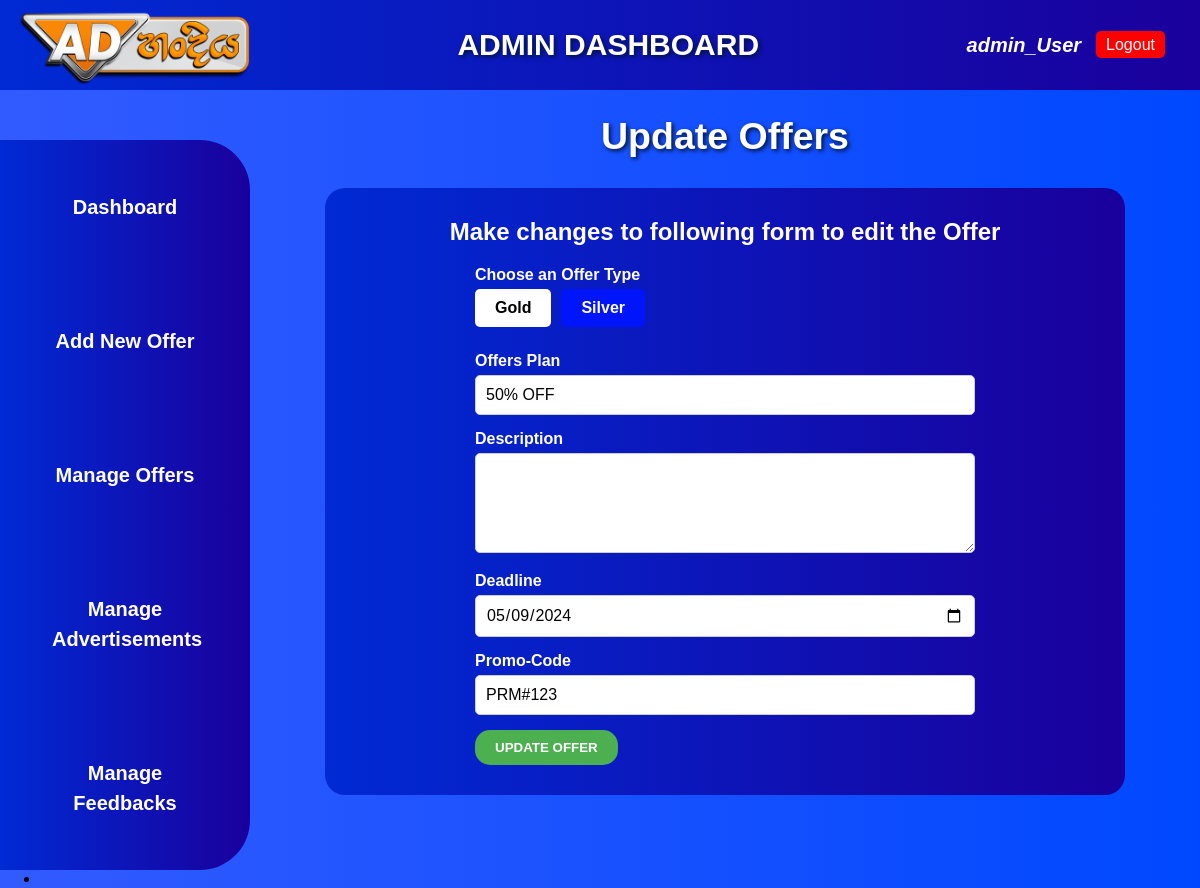
Screenshot of /pages/updateOffers.php?ID=17 (signed in) with the database file from the repository.
### tables this page shows
CREATE TABLE `offers_table` (
  `ID` int(11) NOT NULL,
  `OfferType` varchar(20) NOT NULL,
  `OffersPlan` varchar(20) NOT NULL,
  `Description` varchar(60) NOT NULL,
  `Deadline` date NOT NULL,
  `Promo Code` varchar(10) NOT NULL
);

### pages/updateOffers.php (the view, shortened to what this page needs)
<?php
include '../config/connection.php';
if (isset($_GET['ID'])) {
    $id = $_GET['ID'];
    $getOfferSQL = "SELECT * FROM offers_table WHERE ID=$id";
    $getOffer = $connection->query($getOfferSQL);
    if ($getOffer->num_rows > 0) {
        $row = $getOffer->fetch_assoc();
    }
}
?>
<!DOCTYPE html>
<html lang="en">
<head>
    <link rel="stylesheet" href="../assets/css/updateOffers.css">
</head>
<body>
    <?php
    include '../includes/header.php';
    ?>
    <div class="main-content">
        <?php
        include '../includes/sidebar.php';
        ?>
        <div class="page-content">
            <div class="mOffers-title">
                <h2>Update Offers</h2>
            </div>
            <div class="manage-offers-section">
                <div class="offer-form">
                    <h2>Make changes to following form to edit the Offer</h2>
                    <form method="post" action="updateOffers.php?ID=<?php echo $row['ID']; ?>">
                        <div class="offer-type">
                            <label>Choose an Offer Type</label>
                            <div class="offer-options">
                                <label for="gold">Gold</label>
                                <label for="silver">Silver</label>
                            </div>
                        </div>
                        <div class="form-group">
                            <label for="ad-offers">Offers Plan</label>
                            <input type="text" id="offers-plan" name="offerPlan" required value="<?php echo $row['OffersPlan']; ?>">
                        </div>
                        <div class="form-group">
                            <label for="description">Description</label>
                            <textarea id="description" name="description" required value="<?php echo $row['Description']; ?>"></textarea>
                        </div>
                        <div class="form-group">
                            <label for="deadline">Deadline</label>
                            <input type="date" id="deadline" name="deadline" required value="<?php echo $row['Deadline']; ?>">
                        </div>
                        <div class="form-group">
                            <label for="promocode">Promo-Code</label>
                            <input type="text" id="promocode" name="promocode" required value="<?php echo $row['Promo Code']; ?>">
                        </div>
                        <button type="submit">Update Offer</a></button>
                    </form>
                </div>
            </div>
        </div>
    </div>
    <div class="location-sector">
        <div class="jspats">
            <ul>
                <li><a href="" rel="stylesheet" required></li>
            </ul>
        </div>
    </div>
</body>
</html>

### assets/css/updateOffers.css (style rules this page uses)
* { box-sizing: border-box; font-family: sans-serif; margin: 0%; }
body { margin: 0; font-family: Arial, sans-serif; background: linear-gradient(to right, #325bff, #0048ff); }
.main-content { display: flex; }
.page-content { padding: 20px; justify-content: center; margin: auto; }
.mOffers-title { font-family: sans-serif; text-align: center; font-size: 25px; margin: auto; color: white; text-shadow: 2px 2px 4px #00143c; }
.manage-offers-section { margin-bottom: 50px; margin-top: 20px; }
.offer-form { margin-top: 30px; padding: 30px; background: linear-gradient(to right, #002ad4, #1a009c); border-radius: 20px; color: white; width: 100vh; }
.offer-form h2 { text-align: center; margin-bottom: 10px; }
.offer-form form { max-width: 500px; margin: auto; }
.offer-type { margin-bottom: 20px; margin-top: 20px; }
.offer-type label { display: block; margin-bottom: 5px; font-weight: bold; }
.offer-options { display: flex; }
.offer-options label { display: inline-block; padding: 10px 20px; margin-right: 10px; background-color: #ffffff; color: rgb(0, 0, 0); border-radius: 5px; cursor: pointer; transition: background-color 0.3s ease; }
.offer-options input[type="radio"]:checked + label { background-color: #0015fa; color: #ffffff; }
.form-group { margin-bottom: 15px; }
.form-group label { display: block; margin-bottom: 5px; font-weight: bold; }
.form-group input, .form-group textarea { width: 100%; padding: 10px; border: 1px solid #ccc; border-radius: 5px; font-size: 16px; }
.form-group textarea { height: 100px; }
button[type="submit"] { padding: 10px 20px; border: none; border-radius: 15px; background-color: #4caf50; color: #fff; cursor: pointer; text-transform: uppercase; font-weight: bold; }

### rows the page displays
offers_table: offerPlan "50% OFF", deadline "05/09/2024", promocode "PRM#123"
